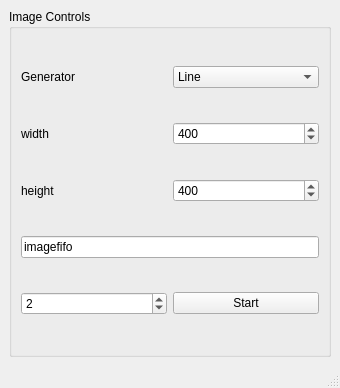
<?xml version="1.0" encoding="UTF-8"?>
<ui version="4.0">
 <class>MainWindow</class>
 <widget class="QMainWindow" name="MainWindow">
  <property name="geometry">
   <rect>
    <x>0</x>
    <y>0</y>
    <width>340</width>
    <height>388</height>
   </rect>
  </property>
  <property name="windowTitle">
   <string>MainWindow</string>
  </property>
  <widget class="QWidget" name="centralwidget">
   <layout class="QGridLayout" name="gridLayout">
    <item row="0" column="0">
     <widget class="QGroupBox" name="groupBox">
      <property name="title">
       <string>Image Controls</string>
      </property>
      <layout class="QGridLayout" name="gridLayout_2">
       <item row="0" column="2">
        <widget class="QComboBox" name="mode">
         <item>
          <property name="text">
           <string>Line</string>
          </property>
         </item>
         <item>
          <property name="text">
           <string>Check</string>
          </property>
         </item>
         <item>
          <property name="text">
           <string>Pixel</string>
          </property>
         </item>
        </widget>
       </item>
       <item row="2" column="2">
        <widget class="QSpinBox" name="height">
         <property name="minimum">
          <number>100</number>
         </property>
         <property name="maximum">
          <number>800</number>
         </property>
         <property name="singleStep">
          <number>10</number>
         </property>
         <property name="value">
          <number>400</number>
         </property>
        </widget>
       </item>
       <item row="4" column="2">
        <widget class="QPushButton" name="start_sim">
         <property name="text">
          <string>Start</string>
         </property>
        </widget>
       </item>
       <item row="1" column="1">
        <widget class="QLabel" name="label">
         <property name="text">
          <string>width</string>
         </property>
        </widget>
       </item>
       <item row="2" column="1">
        <widget class="QLabel" name="label_2">
         <property name="text">
          <string>height</string>
         </property>
        </widget>
       </item>
       <item row="4" column="1">
        <widget class="QSpinBox" name="timer">
         <property name="maximum">
          <number>10</number>
         </property>
         <property name="value">
          <number>2</number>
         </property>
        </widget>
       </item>
       <item row="1" column="2">
        <widget class="QSpinBox" name="width">
         <property name="minimum">
          <number>100</number>
         </property>
         <property name="maximum">
          <number>800</number>
         </property>
         <property name="singleStep">
          <number>10</number>
         </property>
         <property name="value">
          <number>400</number>
         </property>
        </widget>
       </item>
       <item row="0" column="1">
        <widget class="QLabel" name="label_3">
         <property name="text">
          <string>Generator</string>
         </property>
        </widget>
       </item>
       <item row="3" column="1" colspan="2">
        <widget class="QLineEdit" name="fifo_name">
         <property name="text">
          <string>imagefifo</string>
         </property>
        </widget>
       </item>
      </layout>
     </widget>
    </item>
   </layout>
  </widget>
  <widget class="QMenuBar" name="menubar">
   <property name="geometry">
    <rect>
     <x>0</x>
     <y>0</y>
     <width>340</width>
     <height>21</height>
    </rect>
   </property>
  </widget>
  <widget class="QStatusBar" name="statusbar"/>
 </widget>
 <resources/>
 <connections/>
</ui>
